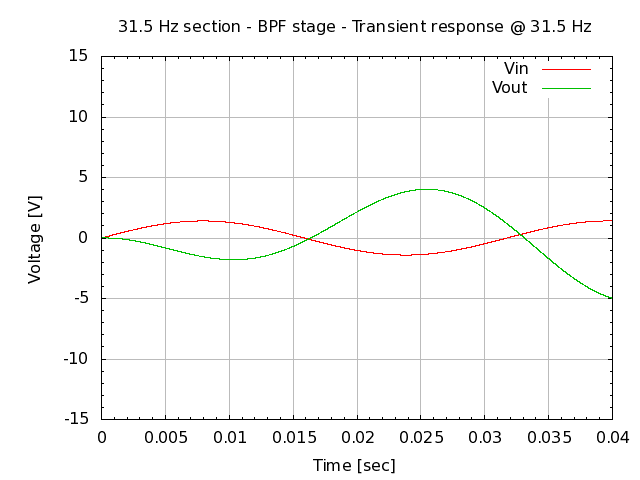

Here is the gnuplot script that generated this plot:
# setup terminal
set term png

# setup graph
set output "26.000.00.02.06-2.png"
set title "31.5 Hz section - BPF stage - Transient response @ 31.5 Hz"

# setup Y-axis
set yrange [-15:15]
set grid ytics lt 1 lw 1 lc rgb "#bbbbbb"
set mytics
set ylabel "Voltage [V]"

# setup X-axis
set grid xtics lt 1 lw 1 lc rgb "#bbbbbb"
set mxtics
set xrange [0:0.04]
set xlabel "Time [sec]"

# setup plot style
set style data lines
plot '26.000.00.02.06.dat' using 1:2 title "Vin", \
     '26.000.00.02.06.dat' using 1:3 title "Vout"

# set output back to default
set output

# reset terminal type
set terminal pop
